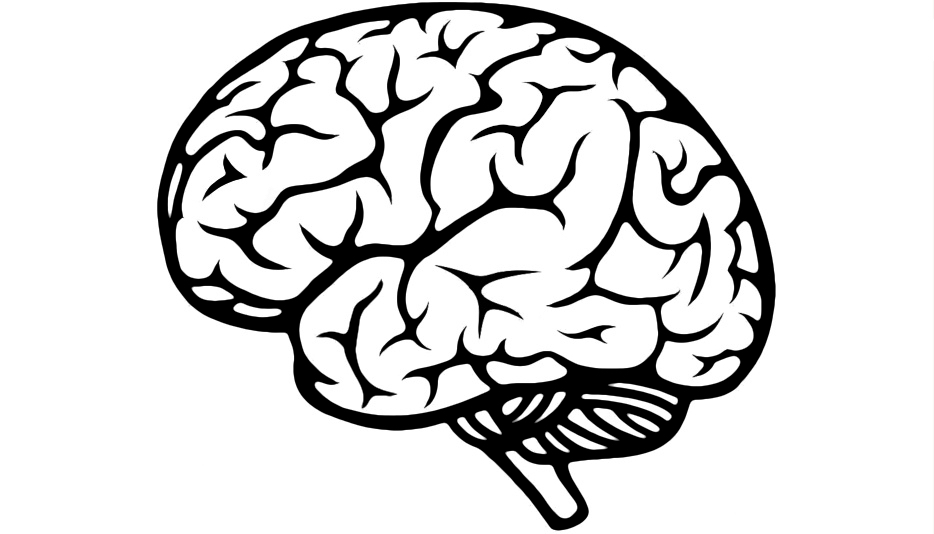
#> input picture brainScan.jpg, 934 x 534 px
$ python nodeArtII.py
#> lines starting #> are read from the running program, lines starting #| are printed output that depends on the picture; after the words box and inside, x2 and y2 are one past the last pixel; in counts of white or black regions, pixels touching at a corner belong together
import cv2
import numpy as np
import math
import random
import subprocess
import time
from scipy.spatial import KDTree

numberOfNodes = 5000
fileName = "brainScan.jpg"
map = cv2.imread(fileName)
#> map is the input picture: shape (534, 934, 3); mean B, G, R 216.9, 216.9, 216.9

RED = (70,78,166)


class point:
    def __init__(self, x, y,next = None, prev = None,radius = 1):
        self.x = x
        self.y = y
        self.next = next
        self.prev = prev
        self.radius = radius
        self.color = (127,127,0)

#=======================================================================================================================================

# USE THIS METHOD TO DETERMINE IF A GENERATED POINT IS ON AN OBSTACLE
def point_obst_overlap(map, p):
    def is_not_free(x, y):
        overlap = False
        if all(map[y, x] != [0, 0, 0]):
            overlap = True
        return overlap

    mapx, mapy = p.x, p.y

    if is_not_free(mapx, mapy):
        return True
    return False

# USE THIS METHOD TO DETIRMINE IF A LINE BETWEEN TWO VALID POINTS CROSSES OVER AN OBSTACLE
# [35 lines left out: function line_color_intersection, not called in this run]

#=======================================================================================================================================


#=======================================================================================================================================

# GET THE DISTANCE BETWEEN TWO POINTS
def findDistace (p1, p2):
    distance = math.sqrt((p1.x - p2.x)**2 + (p2.y - p1.y)**2)
    return distance

# DRAW LINE BETWEEN POINTS
def drawLine(v1,v2,color =RED, thickness=2):
    cv2.line(map, (v1.x,v1.y), (v2.x,v2.y), color, thickness)


# [41 lines left out: functions bigBrainAlgo, findClosestNodeToGraph, not called in this run]

# HERE WE WILL GENERATE RANDOM POINTS AND ADD THEM TO A LIST OF POINTS
def buildMap():
    # first need to define the list of generated points
    randomPoints = [(np.random.randint(120, map.shape[1]-120), np.random.randint(10, map.shape[0]-10)) for _ in range(numberOfNodes)]
    listOfVertix = []
    # now, populate the map
    for i in range(0,numberOfNodes):
        v = point(x = randomPoints[i][0], y = randomPoints[i][1])
        # if a point is generated on an obstacle, change its colour and do NOT add it to new list
        if point_obst_overlap(map,v):
            v.color = RED
        else:
            listOfVertix.append(v)
        # print(v.x)
        cv2.circle(map, (v.x,v.y), v.radius, v.color, thickness=-1)
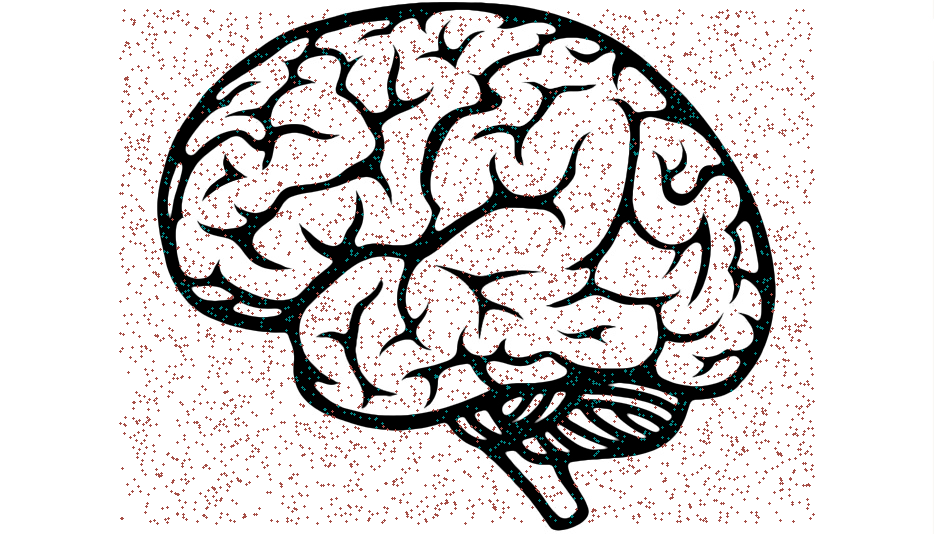
#> map: shape (534, 934, 3); 4.84% of pixels changed, all inside (x1, y1, x2, y2) = (119, 9, 815, 525)
#> after the loop, listOfVertix = 791 items

    cv2.imwrite('nodeBrain.jpg', map)
    return listOfVertix

buildMap()
# [24 lines of commented-out code are left out]

$ run again, with heart.jpg copied over brainScan.jpg
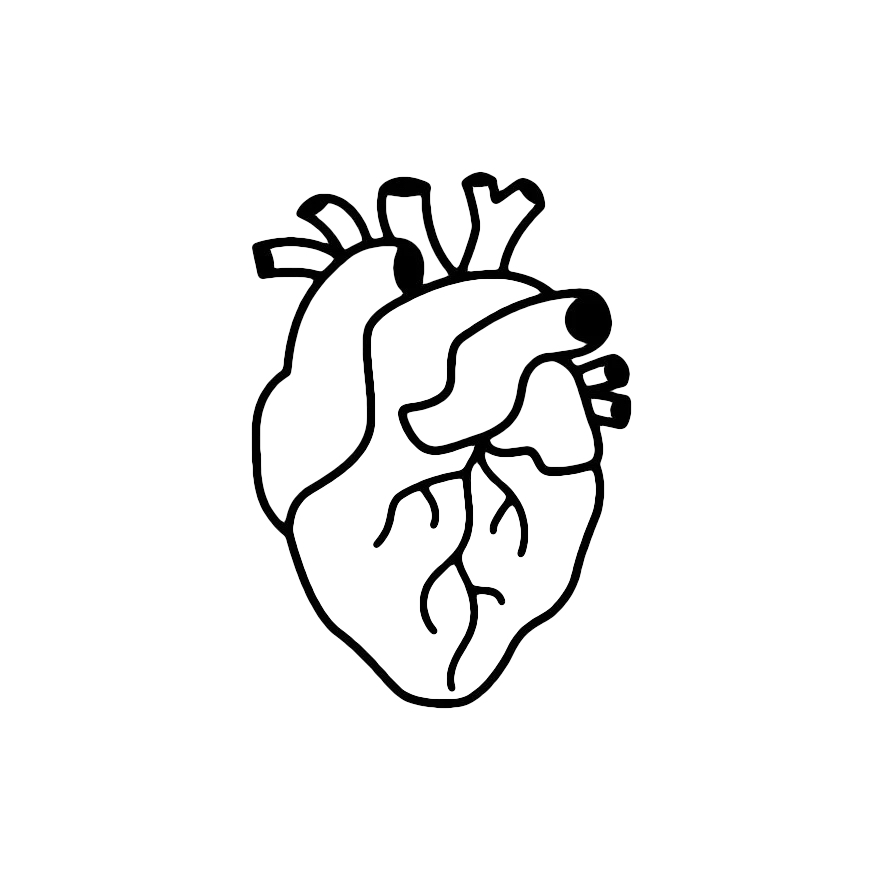
#> input picture heart.jpg, 880 x 880 px
#> map is the input picture: shape (880, 880, 3); min 0, max 255, mean 243
#> after the loop in buildMap, `for i in range(0,numberOfNodes):`:
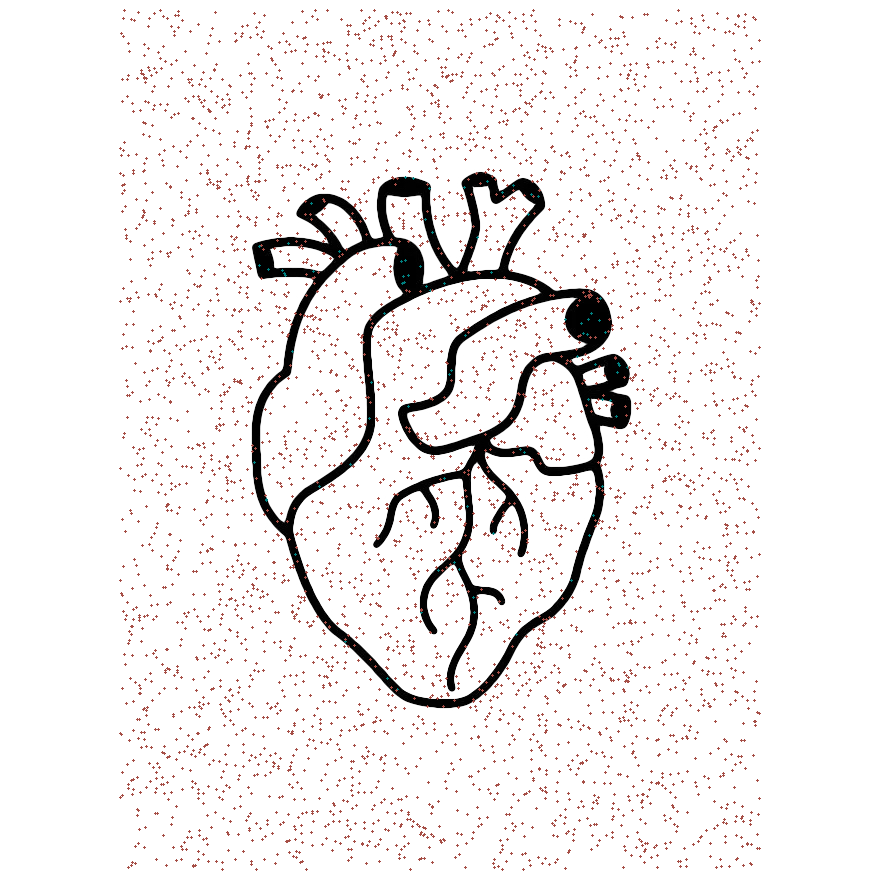
#> map: shape (880, 880, 3); 3.15% of pixels changed, all inside (x1, y1, x2, y2) = (119, 9, 761, 871)
#> after the loop in buildMap, `for i in range(0,numberOfNodes):`: listOfVertix = 87 items
